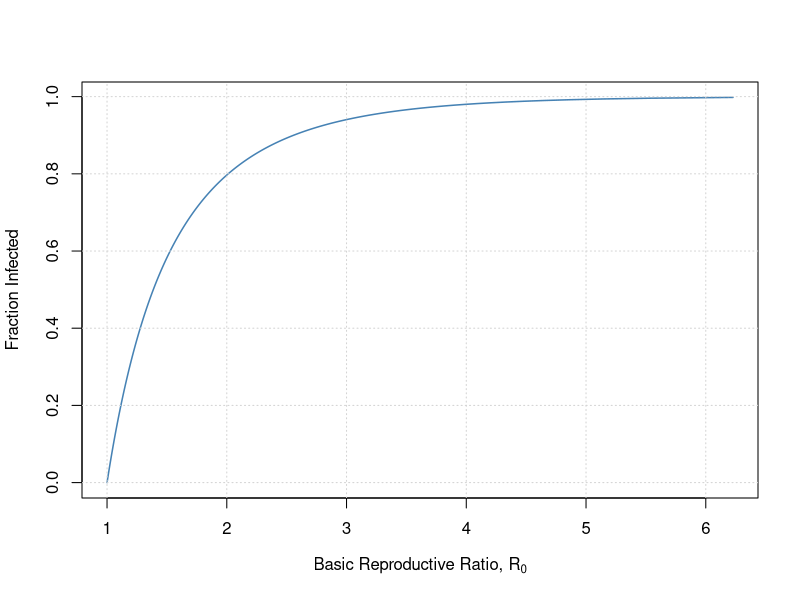

Write the R code that produced this figure.
#################################################################
#
#   Modeling Infectious Diseases in Humans & Animals
#   Chapter 1
#   Sean Wu
#   January 31, 2017
#
#################################################################

library(deSolve)


#Epidemic Burnout
epiBurnout <- function(r0,rInf,s0=1){
  1 - rInf - s0*exp(-rInf*r0)
}

rInfMesh <- seq(.Machine$double.eps,1,length.out=501)[1:500]

r0Mesh <- sapply(rInfMesh,function(x){
  uniroot(epiBurnout,interval=c(1,20),rInf=x)$root
})

plot(r0Mesh,rInfMesh,type="l",col="steelblue",lwd=1.5,xlab=expression("Basic Reproductive Ratio, R"[0]),ylab="Fraction Infected")
grid()

#SIR model with demography
sirDemo <- function(time,state,parms){
  with(as.list(c(state,parms)),{
    dS = mu - beta*S*I - mu*S
    dI = beta*S*I - gamma*I - mu*I
    dR = gamma*I - mu*R
    return(list(c(dS,dI,dR)))
  })
}
